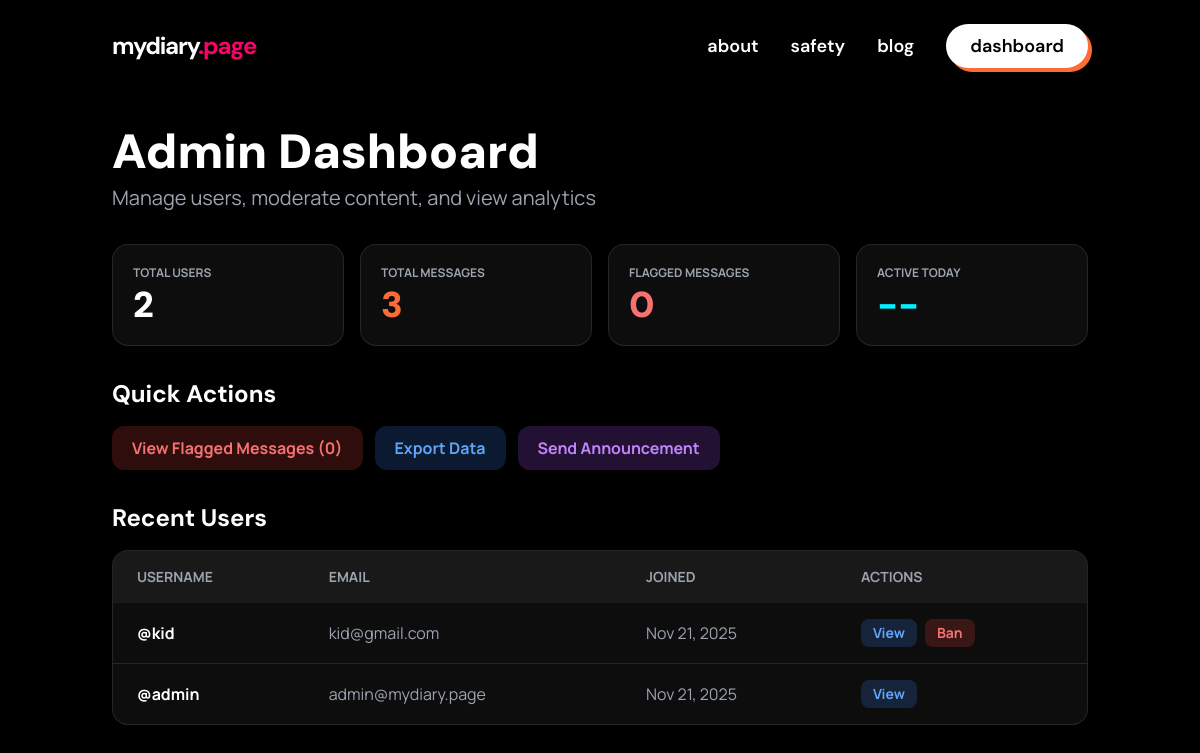
The page /admin/ (signed in) on the database its author committed.
### mydiary/models.py (models this page shows, shortened)
class User(UserMixin, db.Model):
    id = db.Column(db.Integer, primary_key=True)
    username = db.Column(db.String(64), unique=True, index=True, nullable=False)
    email = db.Column(db.String(120), unique=True, index=True, nullable=False)
    password_hash = db.Column(db.String(256))
    bio = db.Column(db.String(140))
    theme_preference = db.Column(db.String(20), default='default')
    created_at = db.Column(db.DateTime, default=datetime.utcnow)
    entries = db.relationship('DiaryEntry', backref='author', lazy='dynamic')
    messages_received = db.relationship('Message', backref='recipient', lazy='dynamic')

### mydiary/adminbp/routes.py (the view)
@bp.route('/')
@login_required
def index():
    if current_user.id != 1: # Assuming first user is admin for now
        abort(403)
    users = User.query.order_by(User.created_at.desc()).limit(50).all()
    messages_count = Message.query.count()
    flagged_count = Message.query.filter_by(is_flagged=True).count()
    return render_template('admin/admin_index.html',
                         users=users,
                         messages_count=messages_count,
                         flagged_count=flagged_count)

### mydiary/models.py (called while the page is built)
@login_manager.user_loader
def load_user(user_id):
    return User.query.get(int(user_id))

### mydiary/templates/admin/admin_index.html (shortened to what this page needs)
{% extends "base.html" %}
{% block content %}
<div class="min-h-screen bg-dark-black py-12">
  <div class="container mx-auto px-4 md:px-6">
    <div class="mb-8">
      <h1 class="font-display font-black text-5xl text-white mb-2">Admin Dashboard</h1>
      <p class="text-gray-400 text-xl">Manage users, moderate content, and view analytics</p>
    </div>
    <div class="grid grid-cols-1 md:grid-cols-4 gap-4 mb-8">
      <div class="bg-white/5 border border-white/10 p-5 rounded-2xl">
        <h3 class="text-gray-400 font-bold uppercase text-xs mb-1">Total Users</h3>
        <p class="font-display font-black text-4xl text-white">{{ users|length }}</p>
      </div>
      <div class="bg-white/5 border border-white/10 p-5 rounded-2xl">
        <h3 class="text-gray-400 font-bold uppercase text-xs mb-1">Total Messages</h3>
        <p class="font-display font-black text-4xl text-vibrant-orange">{{ messages_count }}</p>
      </div>
      <div class="bg-white/5 border border-white/10 p-5 rounded-2xl">
        <h3 class="text-gray-400 font-bold uppercase text-xs mb-1">Flagged Messages</h3>
        <p class="font-display font-black text-4xl text-red-400">{{ flagged_count }}</p>
      </div>
      <div class="bg-white/5 border border-white/10 p-5 rounded-2xl">
        <h3 class="text-gray-400 font-bold uppercase text-xs mb-1">Active Today</h3>
        <p class="font-display font-black text-4xl text-teal-accent">--</p>
      </div>
    </div>
    <div class="mb-8">
      <h2 class="font-display font-bold text-2xl text-white mb-4">Quick Actions</h2>
      <div class="flex flex-wrap gap-3">
        <a href="{{ url_for('adminbp.flagged_messages') }}"
          class="bg-red-500/20 hover:bg-red-500/30 text-red-400 font-bold px-5 py-2.5 rounded-xl transition-colors">
          View Flagged Messages ({{ flagged_count }})
        </a>
        <button onclick="exportData()"
          class="bg-blue-500/20 hover:bg-blue-500/30 text-blue-400 font-bold px-5 py-2.5 rounded-xl transition-colors">
          Export Data
        </button>
        <button onclick="sendAnnouncement()"
          class="bg-purple-500/20 hover:bg-purple-500/30 text-purple-400 font-bold px-5 py-2.5 rounded-xl transition-colors">
          Send Announcement
        </button>
      </div>
    </div>
    <div class="mb-8">
      <h2 class="font-display font-bold text-2xl text-white mb-4">Recent Users</h2>
      <div class="bg-white/5 border border-white/10 rounded-2xl overflow-hidden">
        <table class="w-full">
          <thead class="bg-white/5">
            <tr class="text-left">
              <th class="px-6 py-4 text-gray-400 font-bold text-sm uppercase">Username</th>
              <th class="px-6 py-4 text-gray-400 font-bold text-sm uppercase hidden md:table-cell">Email</th>
              <th class="px-6 py-4 text-gray-400 font-bold text-sm uppercase hidden md:table-cell">Joined</th>
              <th class="px-6 py-4 text-gray-400 font-bold text-sm uppercase">Actions</th>
            </tr>
          </thead>
          <tbody class="divide-y divide-white/10">
            {% for user in users %}
            <tr class="hover:bg-white/5 transition-colors">
              <td class="px-6 py-4">
                <a href="{{ url_for('diary.public_profile', username=user.username) }}" target="_blank"
                  class="text-white font-bold hover:text-hot-pink">
                  @{{ user.username }}
                </a>
              </td>
              <td class="px-6 py-4 text-gray-400 hidden md:table-cell">{{ user.email }}</td>
              <td class="px-6 py-4 text-gray-400 hidden md:table-cell">{{ user.created_at.strftime('%b %d, %Y') }}</td>
              <td class="px-6 py-4">
                <div class="flex gap-2">
                  <button onclick="viewUser({{ user.id }})"
                    class="px-3 py-1 bg-blue-500/20 hover:bg-blue-500/30 text-blue-400 rounded-lg text-sm font-bold transition-colors">
                    View
                  </button>
                  {% if user.id != 1 %}
                  <button onclick="banUser({{ user.id }}, '{{ user.username }}')"
                    class="px-3 py-1 bg-red-500/20 hover:bg-red-500/30 text-red-400 rounded-lg text-sm font-bold transition-colors">
                    Ban
                  </button>
                  {% endif %}
                </div>
              </td>
            </tr>
            {% endfor %}
          </tbody>
        </table>
      </div>
    </div>
  </div>
</div>
{% endblock %}

### rows shown on the page
User: username "kid", email "kid@gmail.com", created_at "Nov 21, 2025"
User: username "admin", email "admin@mydiary.page", created_at "Nov 21, 2025"

### other values the page prints
{{ users|length }} "2"
{{ messages_count }} "3"
{{ flagged_count }} "0"
